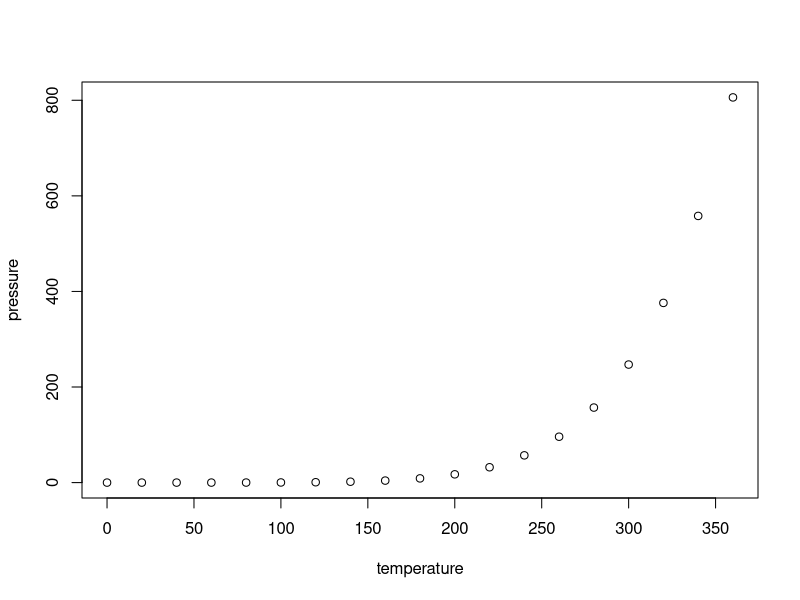
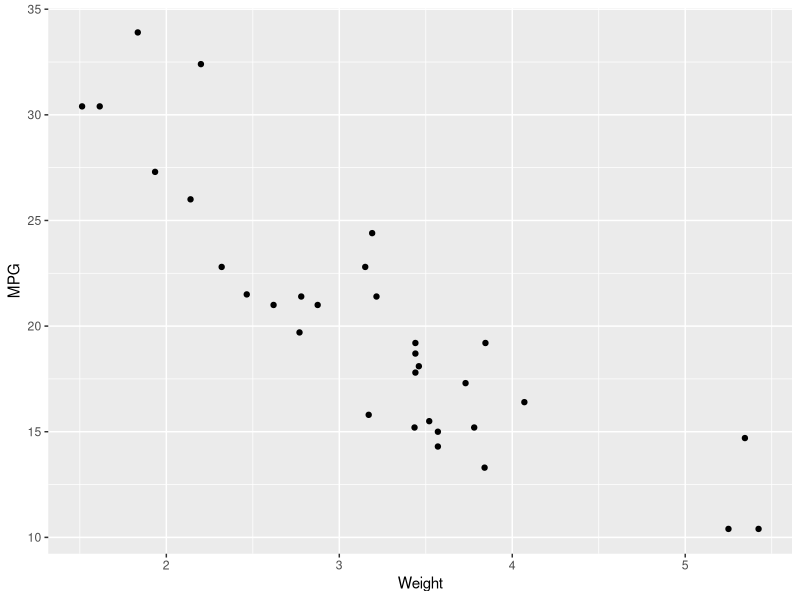

The R source for these figures, in order:
## ---- chunk 1
knitr::opts_chunk$set(echo = FALSE)
## ---- chunk 2
summary(cars)
## ---- chunk 3
plot(pressure)
## ---- chunk 4
head(mtcars)
## ---- chunk 5
library(ggplot2)
ggplot(data=mtcars,aes(x=wt,y=mpg))+xlab("Weight") + ylab("MPG") +
  geom_point()
